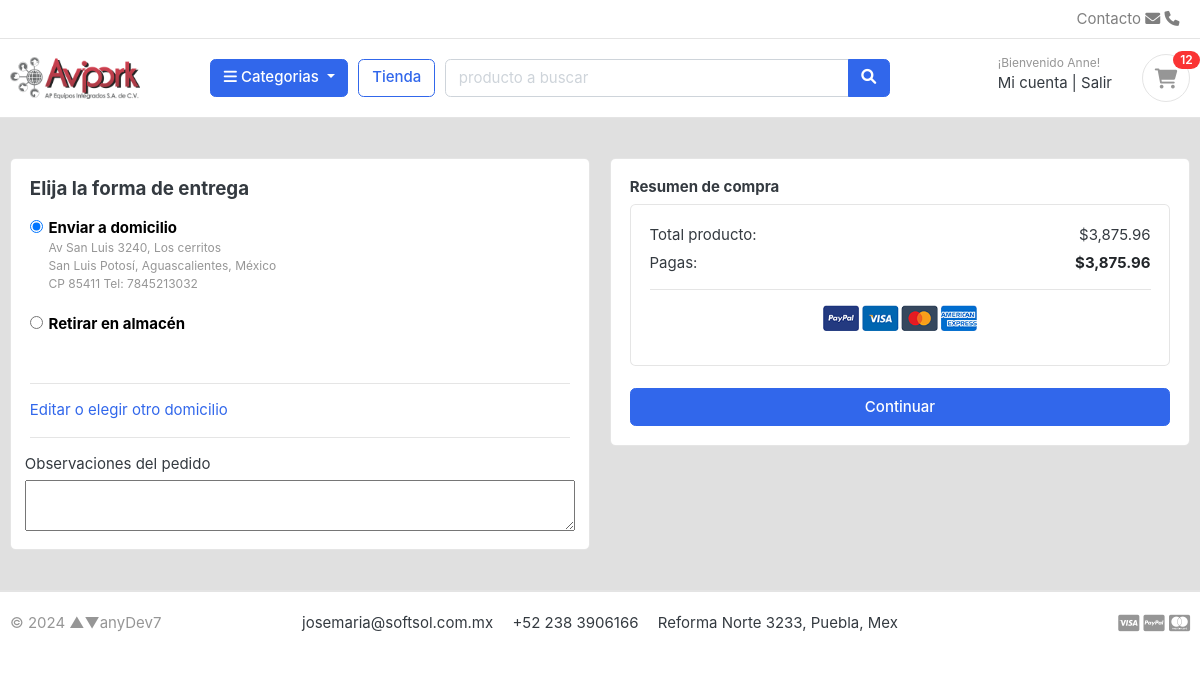
Before: /ecart/select-address/3875.960000/1/ (signed in) with the older database file.
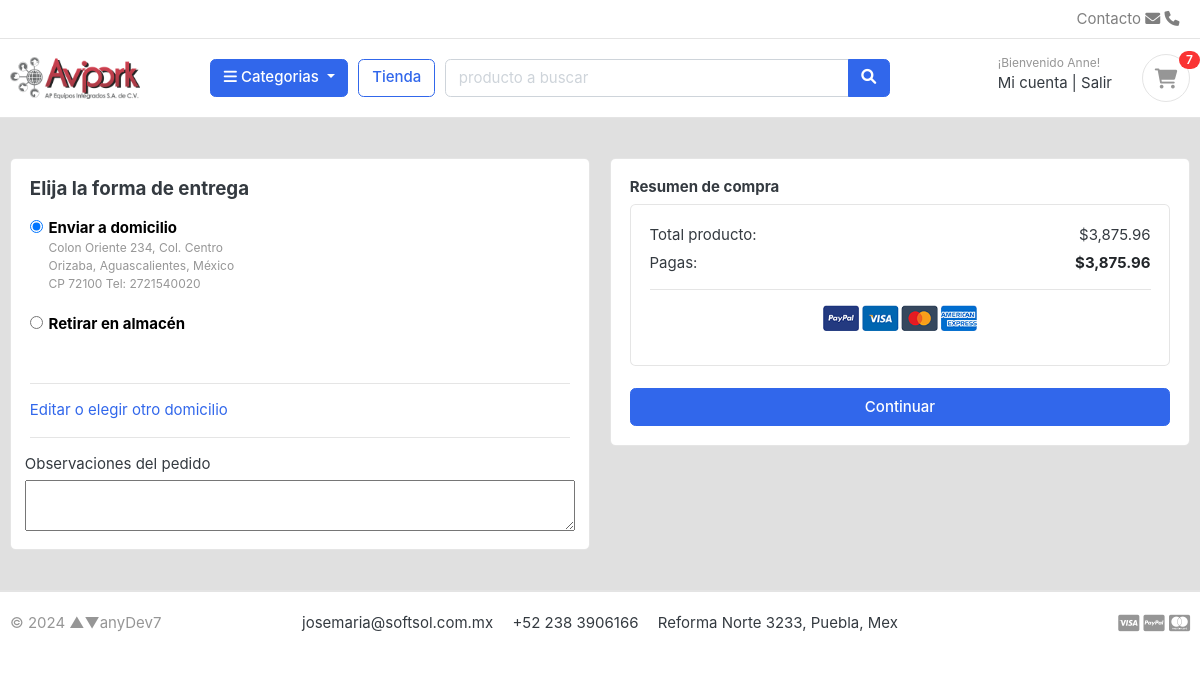
After: the same page with the newer database file.
### account/models.py (models this page shows, shortened)
class Address(models.Model):
    user = models.ForeignKey(Account, verbose_name="Usuario", on_delete=models.CASCADE)
    address_line_1 = models.CharField("Direccion", max_length=50)
    address_line_2 = models.CharField("Colonia", max_length=50, blank=True)
    city = models.CharField('Ciudad', max_length=50)
    state = models.CharField('Estado', max_length=50)
    country = models.CharField('Pais', max_length=50, default="México")
    zipcode = models.CharField('CP', max_length=6, default="")
    phone = models.CharField('Telefono',max_length=50)
    nearby = models.CharField("Referencia", max_length=100, blank=True)
    default = models.BooleanField('Preferida', default=False)
    is_active = models.BooleanField('Acitva', default=True)
    created_at = models.DateTimeField('Creada el', auto_now_add=True)
    updated_at = models.DateTimeField('Actualizada el', auto_now=True)
    class Meta:
        verbose_name = 'Direccion'
        verbose_name_plural = 'Direcciones'

### ecart/views.py (the view)
# urls.py: path('select-address/<str:total>/<str:flag>/', views.select_address, name="select_address"),
@login_required(login_url='login')
def select_address(request, total="", flag=0):
    try:
        address = Address.objects.filter(user__id=request.user.id,  default=True).first()
    except Address.DoesNotExist:
        address = False
        messages.warning(request, 'No tienes una direccion favorita predeterminada.')
    if address == None:
        address = False
        messages.warning(request, 'No tienes una direccion favorita predeterminada.')
    context = {
    'total': float(total),
    'address': address,
    }
    return render(request, 'store/select_address.html', context)

### category/context_processors.py (called while the page is built)
def menu_cat_links(request):
    links = Category.objects.all()
    return dict(cat_links=links)

def menu_subcat_links(request):
    links = SubCategory.objects.all()
    return dict(subcat_links=links)

### category/models.py (called while the page is built)
    def get_url(self):
        return reverse('prod_by_cat', args=[self.slug,None,"s"]) # Solo funciona para el filtrado por subcategoria

### ecart/context_processors.py (called while the page is built)
def counter(request):
    count = 0
    if 'admin' in request.path:
        return {}
    else:
        try:                    # filter: 'fetch' todos los que cumplen con la condición
            if request.user.is_authenticated:
                cart_items = CartItem.objects.all().filter(user=request.user)
            else:
                cart = Cart.objects.filter(cart_id=_cart_id(request))
                cart_items = CartItem.objects.all().filter(cart=cart[:1])
            for item in cart_items:
                count += item.quantity
        except Cart.DoesNotExist:
            count = 0
        return dict(cart_count=count)

### mainapp/templates/store/select_address.html (shortened to what this page needs)
{% extends "mainapp/layout.html" %}
{% load static %}
{% block content %}
<section class="section-content padding-y bg" style="background: #e0e0e0">
<div class="container">
<div class="row">
    <aside class="col-lg-6">
    <div class="card">
    <div class="card-body">
    <h5 class="card-tit mb-3">Elija la forma de entrega</h5>
    <form action="{% url "checkout" %}" method="POST">
            {% if address %}
            <div class="item-option-select">
            <div class="form-row">
                <div class="col form-group">
                    <div class="form-check">
                        <input value="{{address.id}}" class="form-check-input" type="radio" name="shipment" id="address" checked>
                        <label class="form-check-label" for="address">
                            <span style="color: black;" > <b> Enviar a domicilio </b></span>
                            <small><p class="text-muted">{{address.address_line_1}}, {{address.address_line_2}}<br>
                                {{address.city}}, {{address.state}}, {{address.country}} <br>
                                CP {{address.zipcode}} Tel: {{address.phone}} <br>
                            </p></small>
                        </label>
                    </div>
                </div>
            </div>
            <div class="form-row">
                <div class="col form-group">
                    <div class="form-check">
                        <input value="pickup" class="form-check-input" type="radio" name="shipment" id="pickup">
                        <label class="form-check-label" for="flexRadioDefault1">
                            <span style="color: black;" > <b> Retirar en almacén</b></span>
                        </label>
                    </div>
                </div>
            </div>
            </div>
            {% endif %}
            <hr>
            <a  href=" {% url "addresses" %}"> Editar o elegir otro domicilio </a>
            <hr>
            <div class="form-row">
                <label for="">Observaciones del pedido</label>
                <textarea name="order_note" rows="2" cols="80" required></textarea>
            </div>
    </div>
    </div>
    </aside>
    <aside class="col-lg-6">
            <div class="card">
            <div class="card-body">
                <h6>Resumen de compra</h6>
                <div class="card">
                    <div class="card-body">
                        <dl class="dlist-align">
                          <dt>Total producto:</dt>
                          <dd class="text-right">${{total|floatformat:"2g"}}</dd>
                        </dl>
                        <dl class="dlist-align">
                          <dt>Pagas:</dt>
                          <dd class="text-right text-dark b"><strong>${{total|floatformat:"2g" }}</strong></dd>
                        </dl>
                        <hr>
                        <p class="text-center mb-3">
                            <img src="{% static "./images/misc/payments.png" %}" height="26">
                        </p>
                    </div>
                </div>
                <br>
                {% if address %}
                <button type="submit" name="submit" class="btn btn-primary btn-block"> Continuar</button>
                {% endif %}
            </div>
            </div>
    </aside>
</div>
</div>
</section>
{% endblock content %}

### mainapp/templates/mainapp/includes/navbar.html (shortened to what this page needs)
{% load static %}
<header class="section-header">
    <nav class="navbar p-md-0 navbar-expand-sm navbar-light border-bottom">
    <div class="container">
      <div class="collapse navbar-collapse" id="navbarTop4">
        <ul class="navbar-nav mr-auto">
            <li class="nav-item dropdown">
                 <a href="#" class="nav-link"></a>
            </li>
            <li class="nav-item dropdown">
                <a href="#" class="nav-link"></a>
            </li>
        </ul>
        <ul class="navbar-nav">
            <li><a href="#" class="nav-link">Contacto <i class="fa fa-envelope"></i> <i class="fa fa-phone"></i></a></li>
        </ul>
      </div>
    </div>
    </nav>
    <section class="header-main border-bottom">
        <div class="container">
    <div class="row align-items-center">
        <div class="col-lg-2 col-md-3 col-6">
            <a href=" {% url "home" %} " class="brand-wrap">
                <img class="logo" src=" {% static "./images/logo-avipork.png" %} ">
            </a>
        </div>
        <div class="col-lg col-sm col-md col-6 flex-grow-0">
            <div class="category-wrap dropdown d-inline-block float-right">
                <button type="button" class="btn btn-primary dropdown-toggle" data-toggle="dropdown">
                    <i class="fa fa-bars"></i> Categorias
                </button>
            </div>
        </div>
        <a href="{% url "store" %}" class="btn btn-outline-primary">Tienda</a>
        <div class="col-lg  col-md-6 col-sm-12 col">
            <form action="{% url "search" %} " class="search"method="GET">
                <div class="input-group w-100">
                    <input type="text" class="form-control" style="width:60%;" placeholder="producto a buscar" name="keyword">
                    <div class="input-group-append">
                      <button class="btn btn-primary" type="submit">
                        <i class="fa fa-search"></i>
                      </button>
                    </div>
                </div>
            </form>
        </div>
        <div class="col-lg-3 col-sm-6 col-8 order-2 order-lg-3">
                    <div class="d-flex justify-content-end mb-3 mb-lg-0">
                        {% if user.id is None %}
                        <div class="widget-header">
                            <small class="title text-muted">¡Bienvenido como invitado!</small>
                            <div>
                                <a href="{% url 'login' %}">Ingresa</a> <span class="dark-transp"> | </span>
                                <a href="{% url "register" %}"> Crea tu cuenta</a>
                            </div>
                        </div>
                        <a href="{% url "ecart" %}" class="widget-header pl-3 ml-3">
                            <div class="icon icon-sm rounded-circle border"><i class="fa fa-shopping-cart"></i></div>
                            <span class="badge badge-pill badge-danger notify">{{cart_count}}</span>
                        </a>
                        {% else %}
                        <div class="widget-header">
                            <small class="title text-muted">¡Bienvenido {{user.first_name}}!</small>
                            <div>
                                <a href="{% url 'dashboard' %}">Mi cuenta</a> <span class="dark-transp"> | </span>
                                <a href="{% url 'logout' %}"> Salir</a>
                            </div>
                        </div>
                        <a href="{% url "ecart" %}" class="widget-header pl-3 ml-3">
                            <div class="icon icon-sm rounded-circle border"><i class="fa fa-shopping-cart"></i></div>
                            <span class="badge badge-pill badge-danger notify">{{cart_count}}</span>
                        </a>
                        {% endif %}
                    </div>
                </div>
    </div>
        </div>
    </section>
</header>

Changed rows visible on the page:
no longer on this page (row edited): Address: address_line_1 "Av San Luis 3240", address_line_2 "Los cerritos", city "San Luis Potosí", state "Aguascalientes", country "México", zipcode "85411", phone "7845213032"
now on this page (row edited): Address: address_line_1 "Colon Oriente 234", address_line_2 "Col. Centro", city "Orizaba", state "Aguascalientes", country "México", zipcode "72100", phone "2721540020"
Other visible differences:
{{ cart_count }}: "12" → "7"
form field shipment: "☑ Enviar a domicilio Av San Lui" → "☑ Enviar a domicilio Colon Orie"
